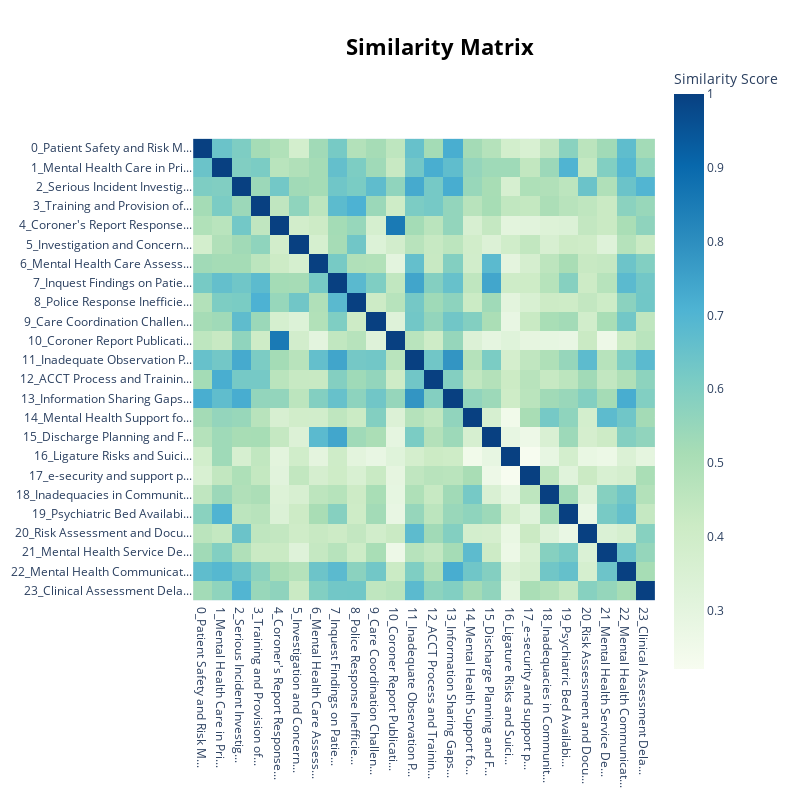

The notebook cell this image was saved under:
### Markdown cell above
### Generate topic models

### Code cell
topic_model_para.visualize_heatmap()

### Figure 1 — Plotly figure (JSON) as saved in the notebook; plotly's stock layout.template omitted (floating-point values rounded to 4 significant figures; data arrays with more than 128 entries replaced by an {"elided": "..."} marker saying what was removed)
{"data": [{"coloraxis": "coloraxis", "hovertemplate": "x: %{x}<br>y: %{y}<br>Similarity Score: %{z}<extra></extra>", "name": "0", "type": "heatmap", "x": ["0_Patient Safety and Risk M...", "1_Mental Health Care in Pri...", "2_Serious Incident Investig...", "3_Training and Provision of...", "4_Coroner's Report Response...", "5_Investigation and Concern...", "6_Mental Health Care Assess...", "7_Inquest Findings on Patie...", "8_Police Response Inefficie...", "9_Care Coordination Challen...", "10_Coroner Report Publicati...", "11_Inadequate Observation P...", "12_ACCT Process and Trainin...", "13_Information Sharing Gaps...", "14_Mental Health Support fo...", "15_Discharge Planning and F...", "16_Ligature Risks and Suici...", "17_e-security and support p...", "18_Inadequacies in Communit...", "19_Psychiatric Bed Availabi...", "20_Risk Assessment and Docu...", "21_Mental Health Service De...", "22_Mental Health Communicat...", "23_Clinical Assessment Dela..."], "xaxis": "x", "y": ["0_Patient Safety and Risk M...", "1_Mental Health Care in Pri...", "2_Serious Incident Investig...", "3_Training and Provision of...", "4_Coroner's Report Response...", "5_Investigation and Concern...", "6_Mental Health Care Assess...", "7_Inquest Findings on Patie...", "8_Police Response Inefficie...", "9_Care Coordination Challen...", "10_Coroner Report Publicati...", "11_Inadequate Observation P...", "12_ACCT Process and Trainin...", "13_Information Sharing Gaps...", "14_Mental Health Support fo...", "15_Discharge Planning and F...", "16_Ligature Risks and Suici...", "17_e-security and support p...", "18_Inadequacies in Communit...", "19_Psychiatric Bed Availabi...", "20_Risk Assessment and Docu...", "21_Mental Health Service De...", "22_Mental Health Communicat...", "23_Clinical Assessment Dela..."], "yaxis": "y", "z": {"elided": "24x24 float values"}}], "layout": {"coloraxis": {"colorbar": {"title": {"text": "Similarity Score"}}, "colorscale": [[0, "rgb(247,252,240)"], [0.125, "rgb(224,243,219)"], [0.25, "rgb(204,235,197)"], [0.375, "rgb(168,221,181)"], [0.5, "rgb(123,204,196)"], [0.625, "rgb(78,179,211)"], [0.75, "rgb(43,140,190)"], [0.875, "rgb(8,104,172)"], [1, "rgb(8,64,129)"]]}, "height": 800, "hoverlabel": {"bgcolor": "white", "font": {"family": "Rockwell", "size": 16}}, "legend": {"title": {"text": "Trend"}}, "margin": {"t": 60}, "showlegend": true, "title": {"font": {"color": "Black", "size": 22}, "text": "<b>Similarity Matrix</b>", "x": 0.55, "xanchor": "center", "y": 0.95, "yanchor": "top"}, "width": 800, "xaxis": {"anchor": "y", "constrain": "domain", "domain": [0, 1], "scaleanchor": "y"}, "yaxis": {"anchor": "x", "autorange": "reversed", "constrain": "domain", "domain": [0, 1]}}}
